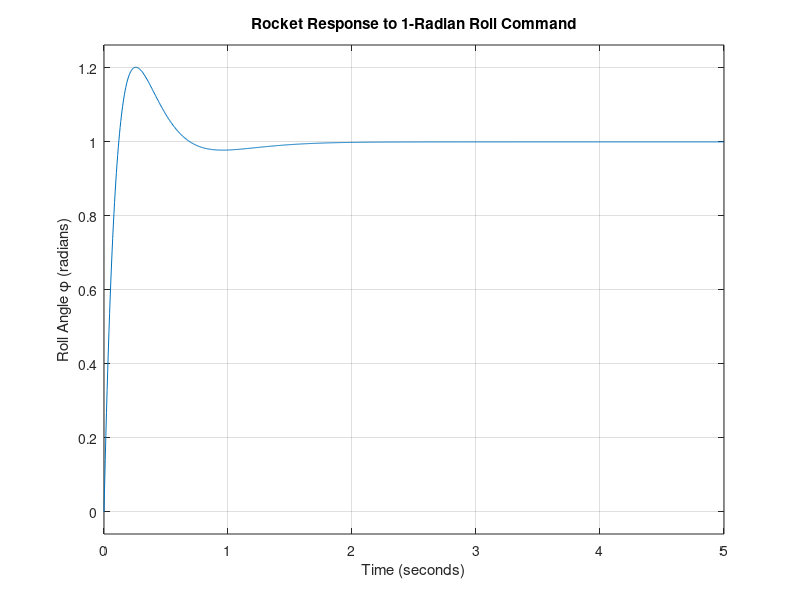

MATLAB code for this plot:
clear; clc; close all;

J_v = 0.0125;
J_w = 0.002535;
b = 0.002;

Kp = 369.82;
Ki = 616.37;
Kd = 73.18;

num_P = [J_w];
den_P = [J_v, b, 0];
P = tf(num_P, den_P);

num_C = [Kd, Kp, Ki];
den_C = [1, 0];
C = tf(num_C, den_C);

H = feedback(C * P, 1);


subplot(1, 2, 1);
rlocus(C * P); 
title('Open-Loop Root Locus Map for Rocket C(s)P(s)');
xlabel('Real Axis (Seconds^{-1})');
ylabel('Imaginary Axis (Seconds^{-1})');
grid on;

subplot(1, 2, 2);
t = 0:0.005:5;
step(H, t);
title('Rocket Response to 1-Radian Roll Command');
xlabel('Time (seconds)');
ylabel('Roll Angle \phi (radians)');
grid on;
